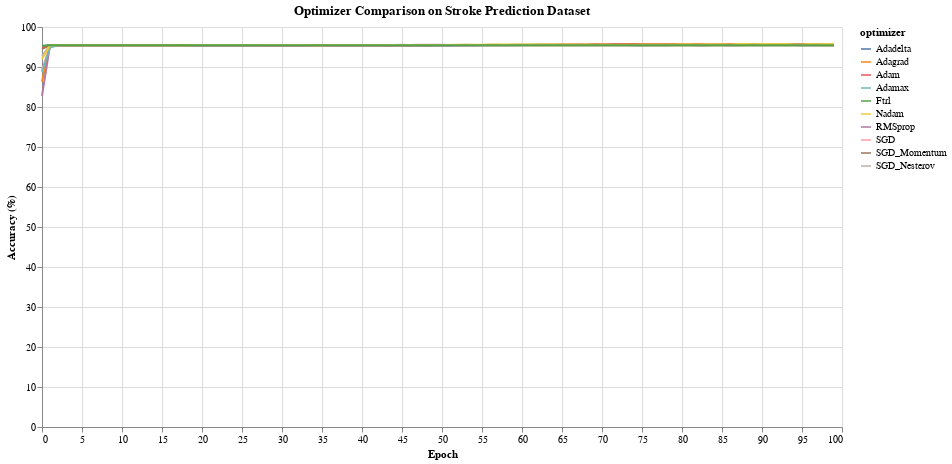

Source (notebook cell):
### Code cell
import numpy as np
import pandas as pd
import altair as alt
import tensorflow as tf
from tensorflow.keras.models import Sequential
from tensorflow.keras.layers import Dense
from tensorflow.keras.callbacks import Callback
from tensorflow.keras.optimizers import (
    SGD, RMSprop, Adam,
    Adagrad, Adadelta, Adamax, Nadam, Ftrl
)

import kagglehub
import os # Import the os module for path manipulation

# ---------------------------------------
# 1) Download Dataset
# ---------------------------------------
path = kagglehub.dataset_download("fedesoriano/stroke-prediction-dataset")

# Load CSV - Corrected: Join the directory path with the actual file name
df = pd.read_csv(os.path.join(path, 'healthcare-dataset-stroke-data.csv'))

# ---------------------------------------
# 2) Preprocess Data
# ---------------------------------------

# Drop id column
df = df.drop(columns=["id"])

# Handle missing values (avg for bmi)
df["bmi"].fillna(df["bmi"].mean(), inplace=True)

# Convert categorical to numerical
df = pd.get_dummies(df, drop_first=True)

# Split into features and labels
X = df.drop(columns=["stroke"]).values
y = df["stroke"].values

# Normalize features
from sklearn.preprocessing import StandardScaler
scaler = StandardScaler()
X = scaler.fit_transform(X)

# Train/Test split
from sklearn.model_selection import train_test_split
X_train, X_test, y_train, y_test = train_test_split(
    X, y, test_size=0.2, random_state=42
)

# ---------------------------------------
# 3) Custom Callback to stop at 100%
# ---------------------------------------
class StopAtAccuracy(Callback):
    def __init__(self, target_accuracy=1.0):
        super(StopAtAccuracy, self).__init__()
        self.target_accuracy = target_accuracy

    def on_epoch_end(self, epoch, logs=None):
        acc = logs.get("binary_accuracy")
        if acc >= self.target_accuracy:
            self.model.stop_training = True


# ---------------------------------------
# 4) Optimizers
# ---------------------------------------
optimizers = {
    "SGD": SGD(learning_rate=0.01),
    "SGD_Momentum": SGD(learning_rate=0.01, momentum=0.9),
    "SGD_Nesterov": SGD(learning_rate=0.01, momentum=0.9, nesterov=True),
    "Adagrad": Adagrad(learning_rate=0.01),
    "Adadelta": Adadelta(learning_rate=1.0),
    "RMSprop": RMSprop(learning_rate=0.001),
    "Adam": Adam(learning_rate=0.001),
    "Adamax": Adamax(learning_rate=0.001),
    "Nadam": Nadam(learning_rate=0.001),
    "Ftrl": Ftrl(learning_rate=0.01)
}

# ---------------------------------------
# 5) Train & Compare Optimizers
# ---------------------------------------
results = []

for name, opt in optimizers.items():
    # Build model
    model = Sequential()
    model.add(Dense(16, input_dim=X_train.shape[1], activation='relu'))
    model.add(Dense(8, activation='relu'))
    model.add(Dense(1, activation='sigmoid'))

    model.compile(
        loss='binary_crossentropy',
        optimizer=opt,
        metrics=['binary_accuracy']
    )

    history = model.fit(
        X_train, y_train,
        validation_data=(X_test, y_test),
        epochs=100,
        verbose=0,
        callbacks=[StopAtAccuracy(target_accuracy=1.0)]
    )

    # Save history
    for epoch, acc in enumerate(history.history['binary_accuracy']):
        results.append({
            "epoch": epoch,
            "accuracy": acc * 100,
            "optimizer": name
        })

# ---------------------------------------
# 6) Plot Comparison Graph (clear)
# ---------------------------------------
df_results = pd.DataFrame(results)

chart = alt.Chart(df_results).mark_line().encode(
    x=alt.X('epoch', title='Epoch'),
    y=alt.Y('accuracy', title='Accuracy (%)', scale=alt.Scale(domain=[0, 100])),
    color='optimizer'
).properties(
    title='Optimizer Comparison on Stroke Prediction Dataset',
    width=800,
    height=400
)

chart

### Figure 1 — Vega-Lite specification as saved in the notebook (floating-point values rounded to 4 significant figures; data arrays with more than 128 entries replaced by an {"elided": "..."} marker saying what was removed)
{"config": {"view": {"continuousWidth": 300, "continuousHeight": 300}}, "data": {"name": "data-74c18371464ddb562247ae8c95c26814"}, "mark": {"type": "line"}, "encoding": {"color": {"field": "optimizer", "type": "nominal"}, "x": {"field": "epoch", "title": "Epoch", "type": "quantitative"}, "y": {"field": "accuracy", "scale": {"domain": [0, 100]}, "title": "Accuracy (%)", "type": "quantitative"}}, "height": 400, "title": "Optimizer Comparison on Stroke Prediction Dataset", "width": 800, "$schema": "https://vega.github.io/schema/vega-lite/v5.20.1.json", "datasets": {"data-74c18371464ddb562247ae8c95c26814": {"elided": "1000 records"}}}
